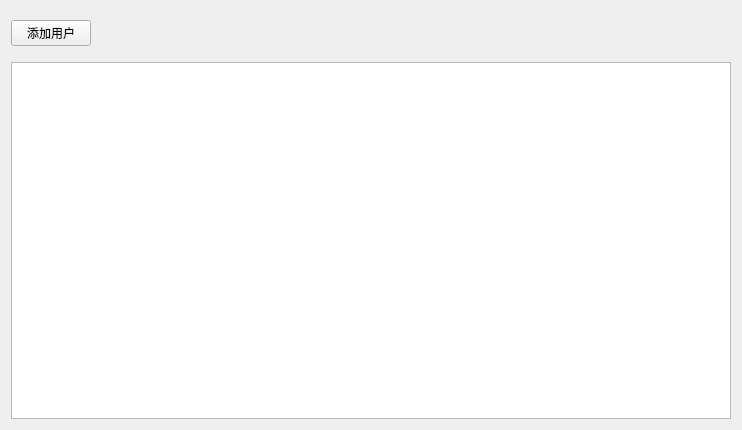
<?xml version="1.0" encoding="UTF-8"?>
<ui version="4.0">
 <class>user_list_widget</class>
 <widget class="QWidget" name="user_list_widget">
  <property name="geometry">
   <rect>
    <x>0</x>
    <y>0</y>
    <width>742</width>
    <height>430</height>
   </rect>
  </property>
  <property name="windowTitle">
   <string>Form</string>
  </property>
  <layout class="QVBoxLayout" name="verticalLayout">
   <property name="spacing">
    <number>16</number>
   </property>
   <property name="topMargin">
    <number>20</number>
   </property>
   <item>
    <layout class="QHBoxLayout" name="horizontalLayout">
     <item>
      <widget class="QPushButton" name="btn_add_user">
       <property name="minimumSize">
        <size>
         <width>0</width>
         <height>0</height>
        </size>
       </property>
       <property name="maximumSize">
        <size>
         <width>720</width>
         <height>16777215</height>
        </size>
       </property>
       <property name="text">
        <string>添加用户</string>
       </property>
       <property name="btn_type" stdset="0">
        <string>main</string>
       </property>
      </widget>
     </item>
     <item>
      <spacer name="horizontalSpacer">
       <property name="orientation">
        <enum>Qt::Horizontal</enum>
       </property>
       <property name="sizeHint" stdset="0">
        <size>
         <width>40</width>
         <height>20</height>
        </size>
       </property>
      </spacer>
     </item>
    </layout>
   </item>
   <item>
    <widget class="QTableWidget" name="tableWidget_user"/>
   </item>
  </layout>
 </widget>
 <resources/>
 <connections/>
</ui>
